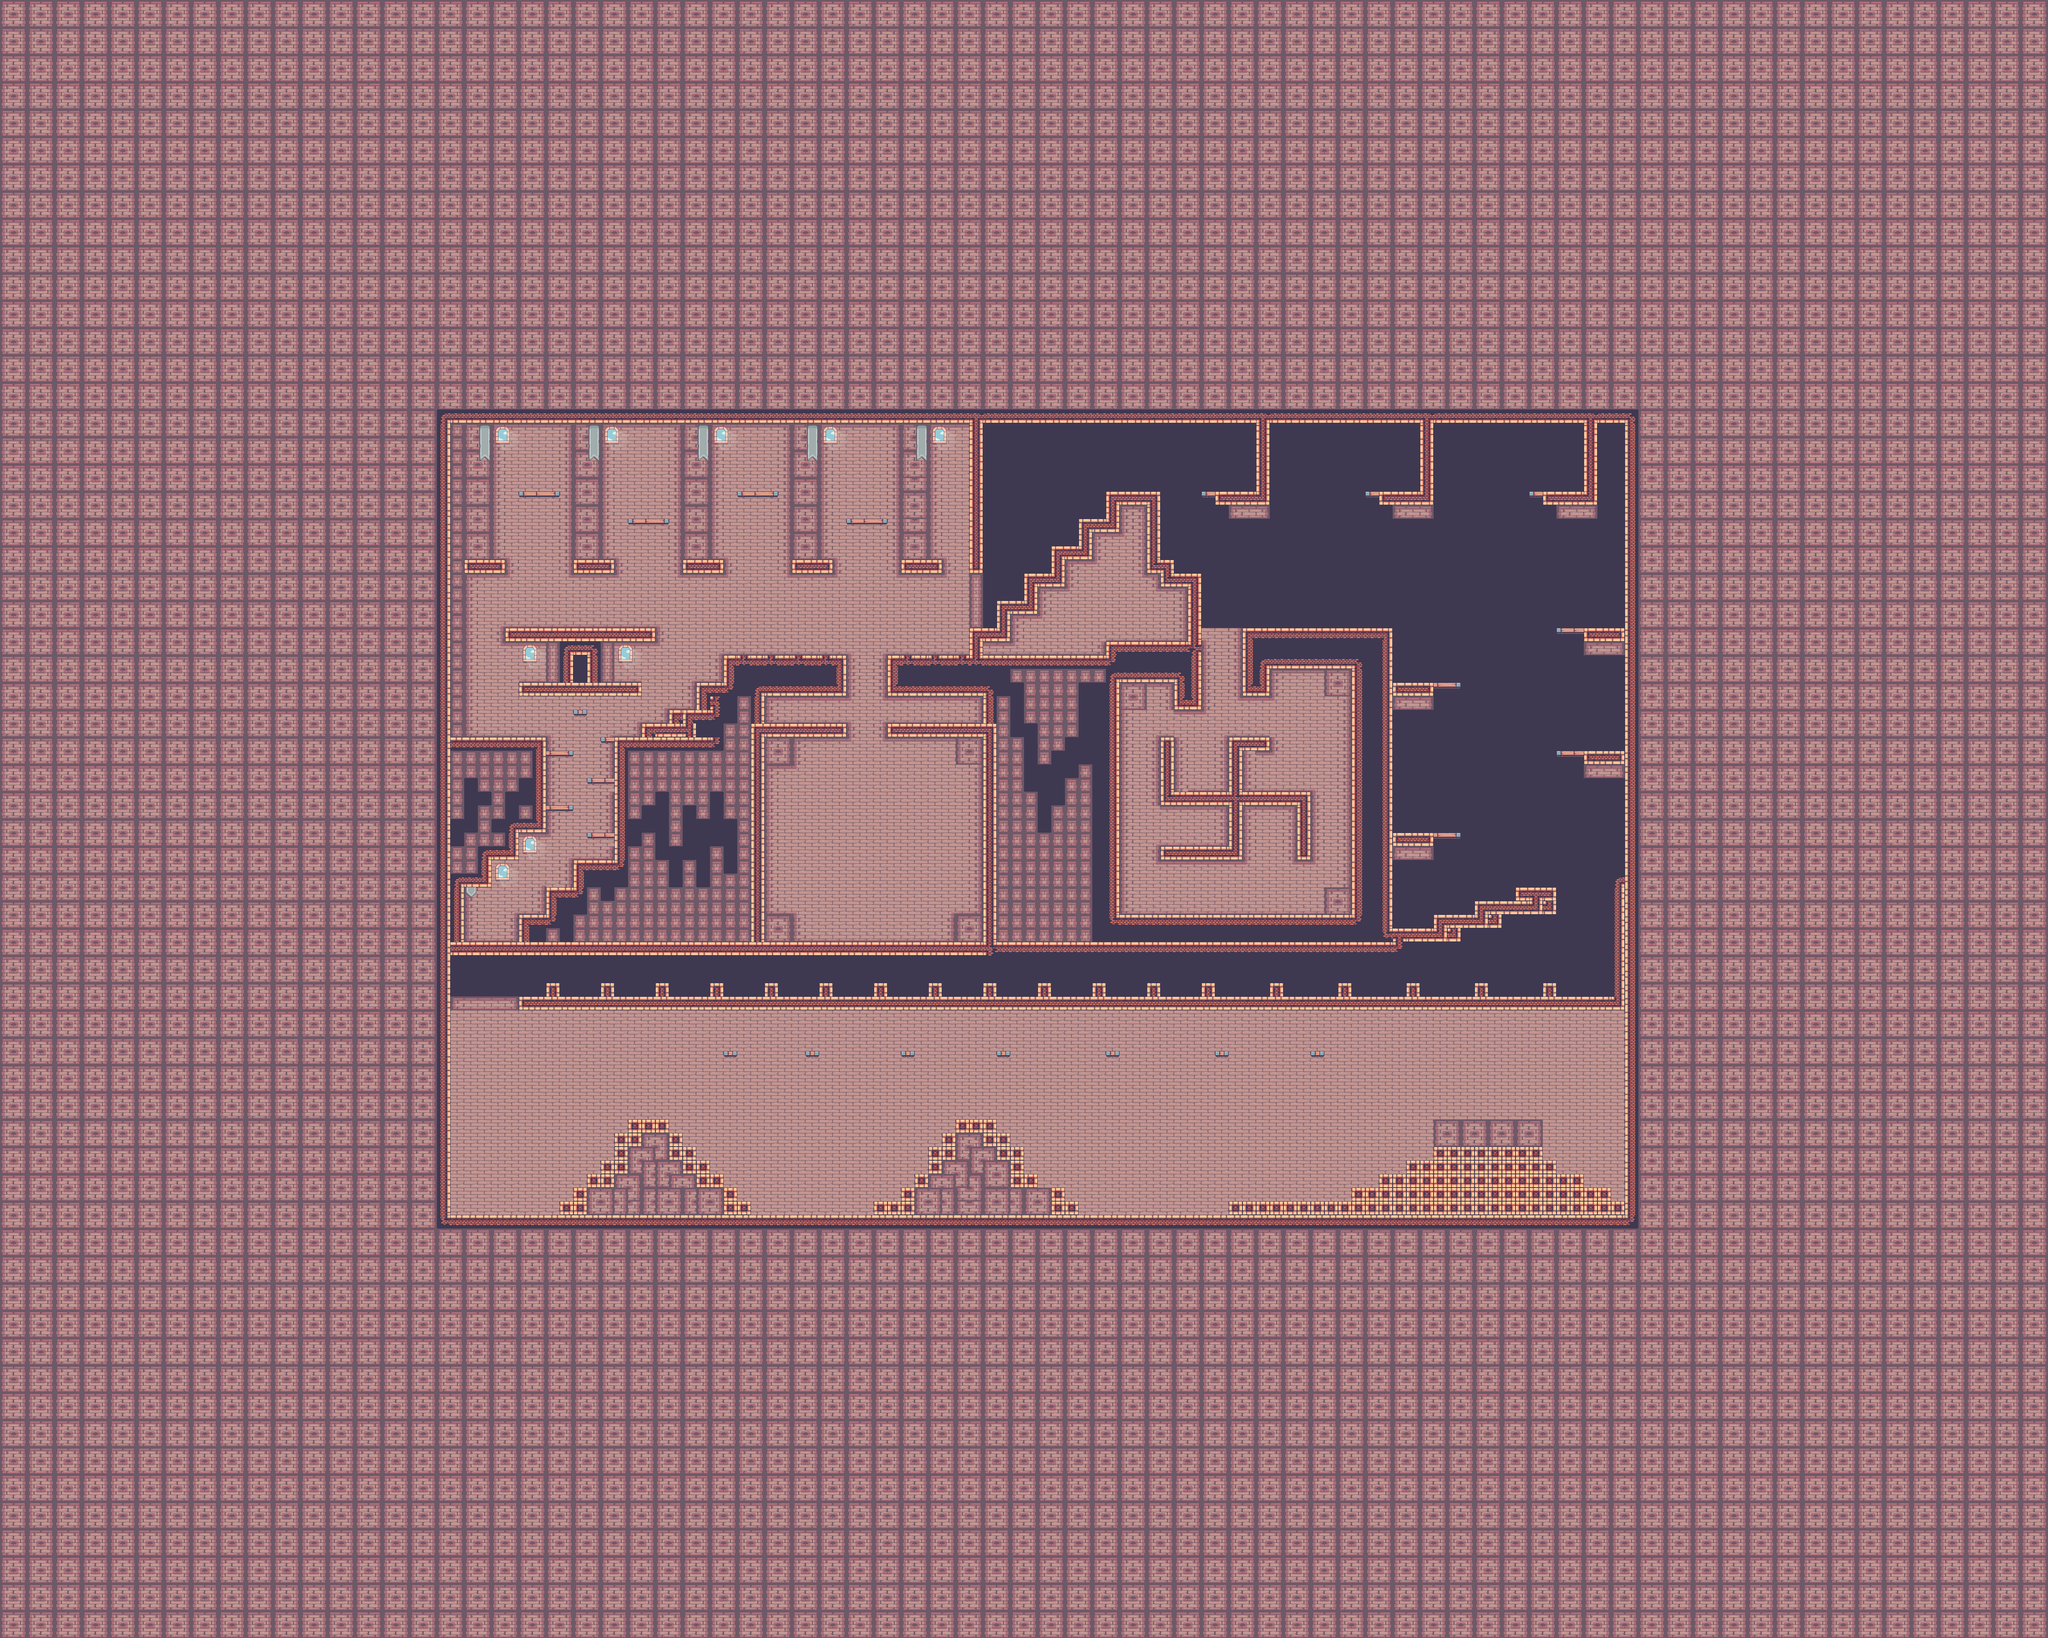

Below is a game level as drawn by its tile map, then a one-line description and the .tmx that defines it (tile-layer data replaced by summaries):
An orthogonal 150x120 tile map with 32x32 px tiles, 4 tile layers (Tile Layer 4, world, windows, Tile Layer 3), 2 tilesets and 386 objects (135x ground, 119x box_pig, 48x heart, 33x bombing_pig, 15x giant_pig, ...).

<map version="1.10" tiledversion="1.11.2" orientation="orthogonal" renderorder="right-down" width="150" height="120" tilewidth="32" tileheight="32" infinite="0" nextlayerid="10" nextobjectid="419">
 <tileset firstgid="1" name="Decorations (32x32)" tilewidth="32" tileheight="32" tilecount="42" columns="7">
  <image source="../images/14-TileSets/Decorations (32x32).png" width="224" height="192" />
 </tileset>
 <tileset firstgid="43" name="Terrain (32x32)" tilewidth="32" tileheight="32" tilecount="247" columns="19">
  <image source="../images/14-TileSets/Terrain (32x32).png" width="608" height="416" />
 </tileset>
 <layer id="9" name="Tile Layer 4" width="150" height="120">
  <data>[18000 cells, 18000 non-empty, 4 distinct tile ids]</data>
 </layer>
 <layer id="1" name="world" width="150" height="120">
  <data>[18000 cells, 291 non-empty, 26 distinct tile ids]</data>
 </layer>
 <layer id="3" name="windows" width="150" height="120">
  <data>[18000 cells, 1532 non-empty, 55 distinct tile ids]</data>
 </layer>
 <layer id="4" name="Tile Layer 3" width="150" height="120">
  <data>[18000 cells, 3776 non-empty, 66 distinct tile ids]</data>
 </layer>
 <objectgroup id="6" name="g&amp;w">
  <object id="1" name="ground" x="857.333" y="966.061" width="190.909" height="2000" visible="0" />
  <object id="2" name="ground" x="788" y="2852" width="3200" height="214" />
  <object id="3" name="ground" x="3814.06" y="852" width="725.939" height="2508" />
  <object id="4" name="ground" x="927.03" y="838.788" width="3006.06" height="145.455" />
  <object id="6" name="ground" x="994.667" y="2058" width="92" height="180" />
  <object id="7" name="ground" x="1056.67" y="1986" width="94.6667" height="95.3333" />
  <object id="8" name="ground" x="1096.67" y="1902.67" width="116.667" height="113.333" />
  <object id="9" name="ground" x="996" y="1730.67" width="284" height="220.667" />
  <object id="10" name="ground" x="1260" y="1888.67" width="84" height="36" />
  <object id="11" name="ground" x="1374.67" y="1950.67" width="86.6667" height="29.3333" />
  <object id="12" name="ground" x="1375.33" y="1825.33" width="85.3333" height="36" />
  <object id="13" name="ground" x="1344.67" y="2017.33" width="170" height="111.333" />
  <object id="14" name="ground" x="1280" y="2080.67" width="202.667" height="116.667" />
  <object id="15" name="ground" x="1216.67" y="2144.67" width="274.667" height="94" />
  <object id="16" name="ground" x="1024" y="2208.67" width="2266" height="40.6667" />
  <object id="17" name="ground" x="1407.33" y="1728" width="116" height="43.3333" />
  <object id="18" name="ground" x="1440.67" y="1728" width="167.333" height="333.333" />
  <object id="19" name="ground" x="1440" y="1726.67" width="284.667" height="98.6667" />
  <object id="20" name="ground" x="1504.67" y="1696" width="240" height="87.3333" />
  <object id="21" name="ground" x="1568" y="1664.67" width="222.667" height="74.6667" />
  <object id="22" name="ground" x="1632" y="1600.67" width="158.667" height="78" />
  <object id="23" name="ground" x="1696" y="1537.33" width="288.667" height="93.3333" />
  <object id="24" name="ground" x="1660" y="1624" width="132" height="614" />
  <object id="25" name="ground" x="1730.67" y="1696.67" width="252" height="54.6667" />
  <object id="26" name="ground" x="2079.33" y="1697.33" width="255.333" height="63.3333" />
  <object id="27" name="ground" x="1342" y="1663.33" width="36" height="42" />
  <object id="28" name="ground" x="1216" y="1600.67" width="286" height="44" />
  <object id="29" name="ground" x="1185.33" y="1472.67" width="348.667" height="56.6667" />
  <object id="30" name="ground" x="1344.67" y="1532.67" />
  <object id="31" name="ground" x="1086" y="1310" width="98.6667" height="58.6667" />
  <object id="32" name="ground" x="1343.33" y="1312.67" width="101.333" height="46.6667" />
  <object id="33" name="ground" x="1217.33" y="1154.67" width="95.3333" height="50.6667" />
  <object id="37" name="ground" x="1470.67" y="1216" width="98" height="41.3333" />
  <object id="38" name="ground" x="1728.67" y="1150.67" width="96.6667" height="47.3333" />
  <object id="39" name="ground" x="1600.67" y="1314" width="93.3333" height="42" />
  <object id="40" name="ground" x="1857.33" y="1313.33" width="94" height="42.6667" />
  <object id="41" name="ground" x="1983.33" y="1216" width="97.3333" height="38.6667" />
  <object id="42" name="ground" x="2113.33" y="1313.33" width="96" height="47.3333" />
  <object id="43" name="ground" x="2269.33" y="957.333" width="55.3333" height="385.333" />
  <object id="44" name="ground" x="2080.67" y="1538" width="542.667" height="91.3333" />
  <object id="45" name="ground" x="2304.67" y="1597.33" width="111.333" height="170" />
  <object id="46" name="ground" x="2305.33" y="1609.33" width="317.333" height="632" />
  <object id="48" name="ground" x="2568" y="2144" width="696" height="96.6667" />
  <object id="49" name="ground" x="3168.67" y="1473.33" width="95.3333" height="760" />
  <object id="50" name="ground" x="2912.67" y="1473.33" width="293.333" height="94.6667" />
  <object id="51" name="ground" x="2911.33" y="1472" width="74.6667" height="160" />
  <object id="57" name="ground" x="2270.67" y="1473.33" width="542.667" height="125.333" />
  <object id="58" name="ground" x="2337.33" y="1405.33" width="478.667" height="89.3333" />
  <object id="59" name="ground" x="2402.67" y="1344" width="413.333" height="74.6667" />
  <object id="60" name="ground" x="2465.33" y="1281.33" width="250.667" height="73.3333" />
  <object id="61" name="ground" x="2585.33" y="1310.67" width="165.333" height="73.3333" />
  <object id="62" name="ground" x="2529.33" y="1216" width="188" height="116" />
  <object id="63" name="ground" x="2594.67" y="1152" width="121.333" height="189.333" />
  <object id="64" name="ground" x="2749.33" y="1345.33" width="66.6667" height="314.667" />
  <object id="65" name="ground" x="2944" y="985.333" width="94.6667" height="230.667" />
  <object id="66" name="ground" x="2813.33" y="1152" width="174.667" height="41.3333" />
  <object id="67" name="ground" x="2877.33" y="1154.67" width="150.667" height="81.3333" />
  <object id="68" name="ground" x="3201.33" y="1150.67" width="185.333" height="46.6667" />
  <object id="69" name="ground" x="3262.67" y="1194.67" width="138.667" height="37.3333" />
  <object id="70" name="ground" x="3329.33" y="989.333" width="86.6667" height="240" />
  <object id="71" name="ground" x="3581.33" y="1150.67" width="176" height="44" />
  <object id="72" name="ground" x="3616" y="1152" width="146.667" height="72" />
  <object id="73" name="ground" x="3710.67" y="992" width="97.3333" height="229.333" />
  <object id="74" name="ground" x="2913.33" y="1473.33" width="352" height="94.6667" />
  <object id="75" name="ground" x="2912" y="1473.33" width="69.3333" height="160" />
  <object id="77" name="ground" x="2881.33" y="1726.67" width="94.6667" height="46.6667" />
  <object id="78" name="ground" x="2878.67" y="1726.67" width="49.3333" height="129.333" />
  <object id="79" name="ground" x="2717.33" y="1854.67" width="352" height="53.3333" />
  <object id="80" name="ground" x="2721.33" y="1728" width="45.3333" height="137.333" />
  <object id="81" name="ground" x="2718.67" y="1981.33" width="192" height="48" />
  <object id="82" name="ground" x="3022.67" y="1854.67" width="45.3333" height="162.667" />
  </objectgroup>
 <objectgroup id="5" name="spawnpoints">
  <!-- 251 objects omitted --></objectgroup>
</map>
<!-- 315 of 386 objects omitted -->
